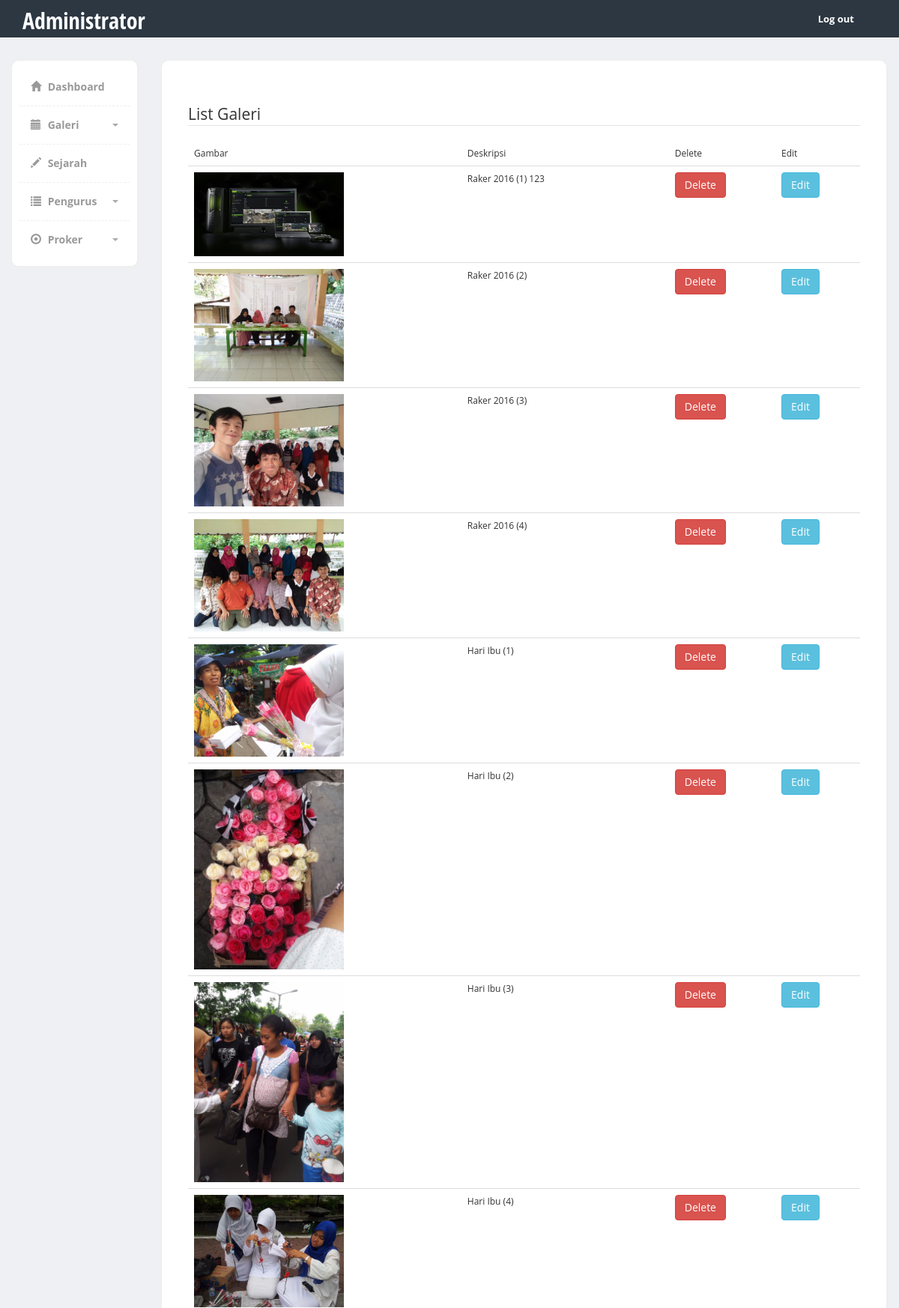
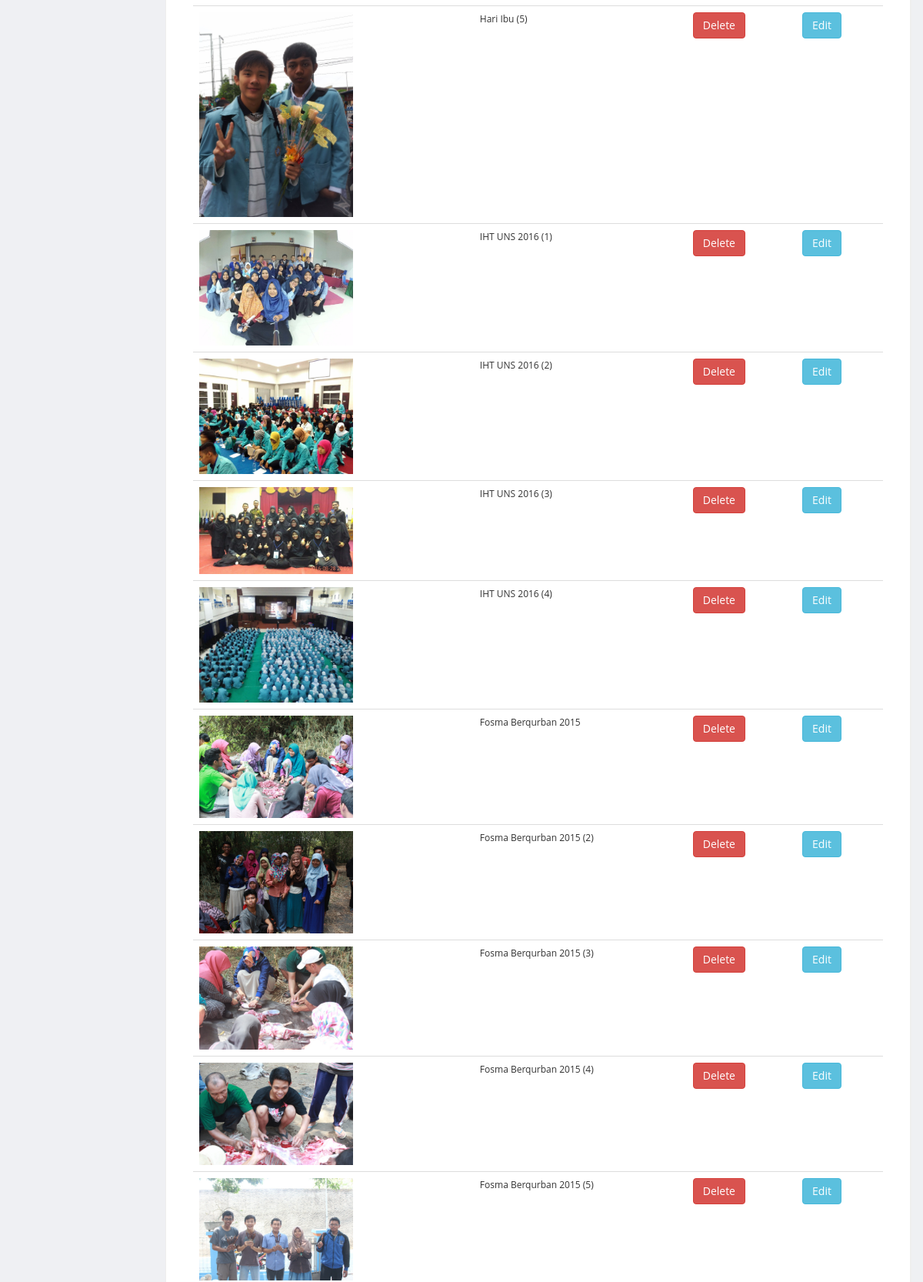
The page /fosma/listgaleri.php (upper part) on the database its author committed (2 pictures, top to bottom).
### tables this page shows
CREATE TABLE `galeri` (
  `id` int(11) NOT NULL,
  `nama` varchar(100) NOT NULL,
  `ukuran` int(11) NOT NULL,
  `tipe` varchar(20) NOT NULL,
  `deskripsi` varchar(25) NOT NULL
);

### fosma/listgaleri.php (the view, shortened to what this page needs)
<!DOCTYPE html>
<html>
  <head>
    <link href="https://code.jquery.com/ui/1.10.3/themes/redmond/jquery-ui.css" rel="stylesheet" media="screen">
    <link href="bootstrap/css/bootstrap.min.css" rel="stylesheet">
    <link href="css/styles.css" rel="stylesheet">
  </head>
  <body>
  	<div class="header">
	     <div class="container">
	        <div class="row">
	           <div class="col-md-5">
	              <div class="logo">
	                 <h1><a href="admin.php">Administrator</a></h1>
	              </div>
	           </div>
	           <div class="col-md-7">
	              <div class="navbar navbar-inverse" role="banner">
	                  <nav class="collapse navbar-collapse bs-navbar-collapse navbar-right" role="navigation">
	                    <ul class="nav navbar-nav">
	                      <li class="dropdown">
	                        <a href="index.php">Log out</a>
	                      </li>
	                    </ul>
	                  </nav>
	              </div>
	           </div>
	        </div>
	     </div>
	</div>
    <div class="page-content">
    	<div class="row">
		  <div class="col-md-2">
		  	<div class="sidebar content-box" style="display: block;">
                <ul class="nav">
                  <li><a href="admin.php"><i class="glyphicon glyphicon-home"></i> Dashboard</a></li>
                  <li class="submenu">
                       <a href="#">
                          <i class="glyphicon glyphicon-calendar"></i> Galeri
                          <span class="caret pull-right"></span>
                       </a>
                  </li>
                  <li><a href="adminsejarah.php"><i class="glyphicon glyphicon-pencil"></i> Sejarah</a></li>
                  <li class="submenu">
                       <a href="#">
                          <i class="glyphicon glyphicon-list"></i> Pengurus
                          <span class="caret pull-right"></span>
                       </a>
                  </li>
                  <li class="submenu">
                       <a href="#">
                          <i class="glyphicon glyphicon-record"></i> Proker
                          <span class="caret pull-right"></span>
                       </a>
                  </li>
                </ul>
             </div>
		  </div>
		  <div class="col-md-10">
  			<div class="content-box-large">
  				<div class="panel-heading">
					<div class="panel-title"></div>
				</div>
  				<div class="panel-body">
  					<div class="table-responsive">
              <legend>List Galeri</legend>
  						<table class="table">
			              <thead>
			                <tr>
                        <td>Gambar</td>
                        <td>Deskripsi</td>
                        <td>Delete</td>
                        <td>Edit</td>
			                </tr>
			              </thead>
                    <tbody>
                        <?php
include "koneksi.php";
$query = "SELECT * FROM galeri";
$sql = mysqli_query($connect, $query);
$row = mysqli_num_rows($sql);
if($row > 0){
  while($data = mysqli_fetch_array($sql)){
    echo "<tr>";
    echo "<td><img src='images/".$data['nama']."' width='200' height='auto'></td>";
    echo "<td>".$data['deskripsi']."</td>";
	?>
	<td><a class="btn btn-danger" class="hapus" onclick='return confirm(\"Apakah anda yakin ingin menghapus?\")' href="hapus.php?id=<?php echo $data['id']; ?>" >Delete</a></td>
	<td><a class="btn btn-info" class="edit" href="editgaleri.php?id=<?php echo $data['id']; ?>" >Edit</a></td>
<?php
	echo "</tr>";
  }
}else{
  echo "<tr><td colspan='2'>Data tidak ada</td></tr>";
}
?>
			              </tbody>
			            </table>
  					</div>
  				</div>
  			</div>
		  </div>
		</div>
    </div>
      <link href="vendors/datatables/dataTables.bootstrap.css" rel="stylesheet" media="screen">
  </body>
</html>

### fosma/css/styles.css (style rules this page uses)
body { font-family: 'Open Sans', sans-serif; background-color: #f7f7f7; position: relative; margin: 0px; font-size: 12px; padding: 0px; }
.page-content > .row { margin-left: 0px !important; margin-right: 0px !important; margin-top: 30px; }
.header { height:50px; background-color: #2c3742; }
.header .logo h1 { font-size:30px; margin:0px; padding:10px 0px; }
.header .logo h1 a { color:#fff; font-family: 'Open Sans Condensed', sans-serif; }
.header .navbar * { box-shadow:none !important; }
.header .navbar { background:none !important; border:0px !important; }
.header .navbar .nav > li > a { color:#fff !important; font-size:13px !important; border-bottom:0px !important; margin-top:0px !important; font-weight:bold; }
.header .navbar-collapse { border:0px !important; }
.content-box, .content-box-large { margin-bottom:30px; background:#fff; border-radius:10px; padding:10px; border-left:1px solid #eee; border-top:1px solid #eee; border-right:2px solid #eee; border-bottom:2px solid #eee; }
.content-box-large { padding: 20px; }
.sidebar ul.nav, .sidebar ul.nav ul { list-style: none; padding: 0px; margin: 0px; }
.sidebar .nav > li { margin: 0; border-bottom:1px dashed #eee; }
.sidebar .nav > li:last-child { border-bottom:0px; }
.sidebar .nav > li > a { font-size: 14px; line-height: 20px; padding: 15px 15px; color: #999; display: block; font-weight:bold; background:none; text-decoration: none; border-top:0px; font-weight:bold; }
.sidebar .nav > li > a > i { margin-right:5px; }
.sidebar .nav a .caret { float: right; width: 0; height: 0; display: inline-block; vertical-align: top; border-top: 4px solid #aaa; border-right: 4px solid transparent; border-left: 4px solid transparent; content: ""; margin-top: 8px; margin-left: 2px; }
body { background-color: #eff0f3; }
.panel-heading>.panel-title, .content-box-header .panel-title { float: left; padding: 10px 15px; padding-top: 0px; }
.panel-body { clear:both; }

### rows shown on the page
galeri: nama (picture), deskripsi "Raker 2016 (1) 123"
galeri: nama (picture), deskripsi "Raker 2016 (2)"
galeri: nama (picture), deskripsi "Raker 2016 (3)"
galeri: nama (picture), deskripsi "Raker 2016 (4)"
galeri: nama (picture), deskripsi "Hari Ibu (1)"
galeri: nama (picture), deskripsi "Hari Ibu (2)"
galeri: nama (picture), deskripsi "Hari Ibu (3)"
galeri: nama (picture), deskripsi "Hari Ibu (4)"
galeri: nama (picture), deskripsi "Hari Ibu (5)"
galeri: nama (picture), deskripsi "IHT UNS 2016 (1)"
galeri: nama (picture), deskripsi "IHT UNS 2016 (2)"
galeri: nama (picture), deskripsi "IHT UNS 2016 (3)"
galeri: nama (picture), deskripsi "IHT UNS 2016 (4)"
galeri: nama (picture), deskripsi "Fosma Berqurban 2015"
galeri: nama (picture), deskripsi "Fosma Berqurban 2015 (2)"
galeri: nama (picture), deskripsi "Fosma Berqurban 2015 (3)"
galeri: nama (picture), deskripsi "Fosma Berqurban 2015 (4)"
galeri: nama (picture), deskripsi "Fosma Berqurban 2015 (5)"
